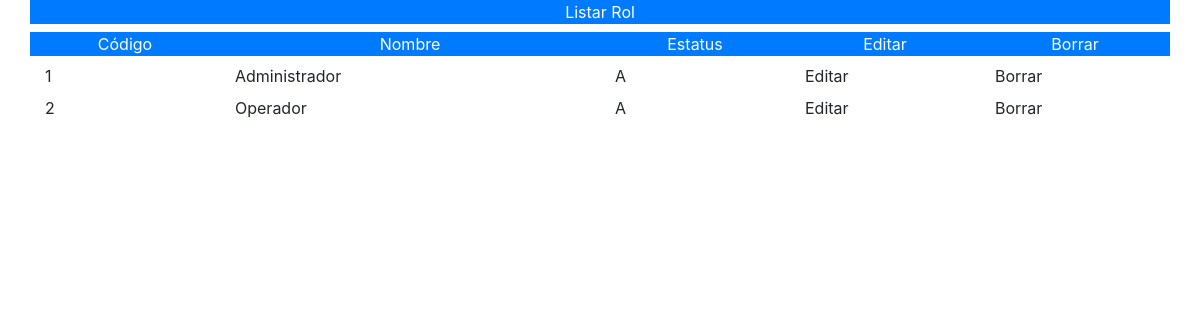
The page /frontend/pantalla/rol/listar_rol.php on the database its author committed.
### tables this page shows
CREATE TABLE IF NOT EXISTS `rol` (
  `cod_rol` int(11) NOT NULL AUTO_INCREMENT,
  `nom_rol` varchar(25) NOT NULL,
  `est_rol` char(1) NOT NULL,
  PRIMARY KEY (`cod_rol`)
);

### backend/clase/rol.class.php (called while the page is built, shortened)
<?php
require_once("utilidad.class.php");
class rol extends utilidad
{
	 public function listar()
	 {
		$sql="select * from rol;";
		return $this->ejecutar($sql);
	 }
}
?>

### backend/clase/utilidad.class.php (called while the page is built, shortened)
<?php
class utilidad
{
    private $servidor="localhost";
    private $usuario="root";
    private $clave="";
    private $base_datos="febrero";
    public  $mysqli;
   public function conectar(){
   		$this->mysqli = new mysqli($this->servidor, $this->usuario, $this->clave, $this->base_datos);
   }
	public function ejecutar($sql){
		return $this->mysqli->query($sql);
	}
	public function extraer_dato($pun_bds){
		return $pun_bds->fetch_assoc();
	}
}
?>

### frontend/pantalla/rol/listar_rol.php (the view, shortened to what this page needs)
<?php
require("../../../backend/clase/rol.class.php");
$obj_rol=new rol;
?>
<!DOCTYPE html>
<html lang="en">
<head>
	<link rel="stylesheet" href="../../bootstrap-4.0/css/bootstrap.min.css">
</head>
<body>
<div class="container">
	<div class="row">
		<div class="col-12 bg-primary text-white text-center">Listar Rol</div>
	</div>
	<div class="row mt-2 text-center bg-primary text-white">
		<div class="col-2">Código</div>
		<div class="col-4">Nombre</div>
		<div class="col-2">Estatus</div>
		<div class="col-2">Editar</div>
		<div class="col-2">Borrar</div>
	</div>
	<?php
			$ret=$obj_rol->listar();
			while(($rol=$obj_rol->extraer_dato($ret))>0)
			{
			?>
				<div class="row mt-2">
					<div class="col-2"><?php echo $rol['cod_rol'] ?></div>
					<div class="col-4"><?php echo $rol['nom_rol'] ?></div>
					<div class="col-2"><?php echo $rol['est_rol'] ?></div>
					<div class="col-2">Editar</div>
					<div class="col-2">Borrar</div>
				</div>
			<?php
			}
	?>
</div>
</body>
</html>

### rows shown on the page
rol: cod_rol "1", nom_rol "Administrador", est_rol "A"
rol: cod_rol "2", nom_rol "Operador", est_rol "A"
